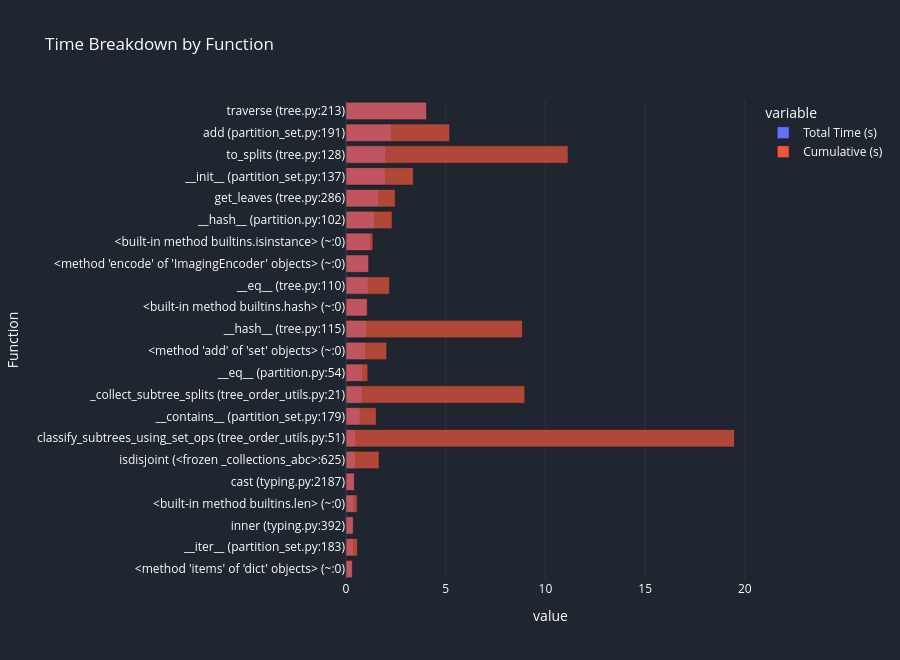
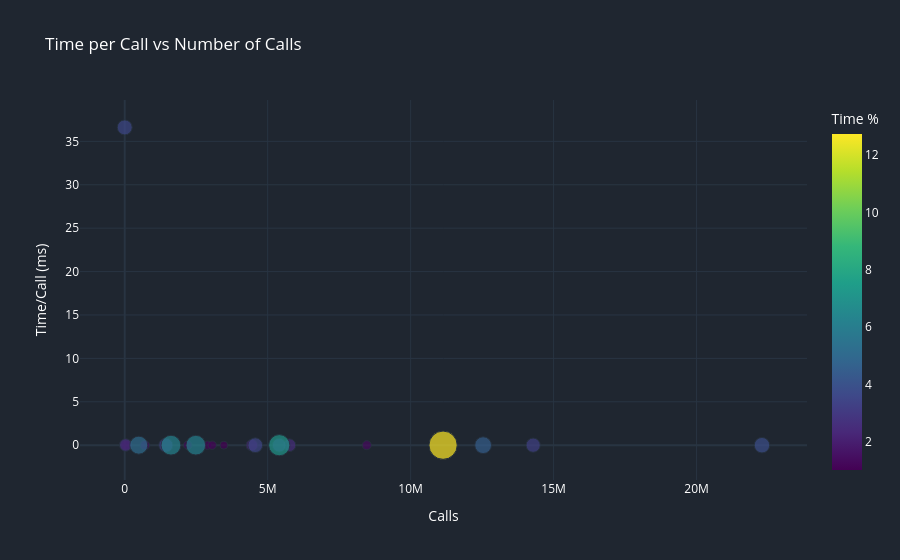
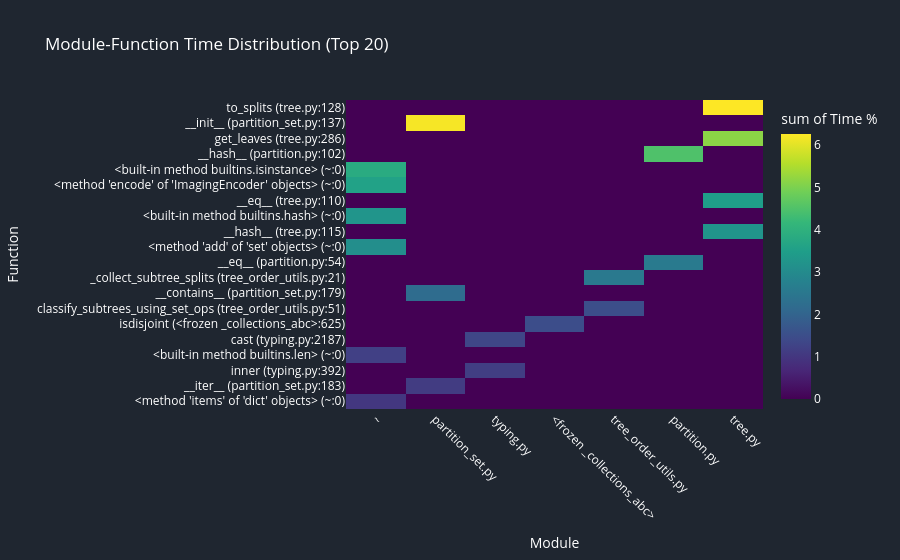

Notebook code for these charts, in order:
### Markdown cell above
## Benchmark: Fiedler Ordering + Classical Propagation Algorithm
This cell benchmarks the effect of applying consensus Fiedler (spectral) ordering as a preprocessing step, followed by the classical propagation algorithm, and compares it to other methods.

### Code cell
from brancharchitect.leaforder.benchmark_utilities import profile_and_visualize

file_path = "./../data//alltrees/alltrees.trees.newick"
# Optionally, visualize or profile
profile_and_visualize(
    filepath=file_path,
    bidirectional=False,
    n_iterations=20,
)

### Figure 1 — Plotly figure (JSON) as saved in the notebook; plotly's stock layout.template omitted (floating-point values rounded to 4 significant figures)
{"data": [{"alignmentgroup": "True", "hovertemplate": "variable=Total Time (s)<br>value=%{x}<br>Function=%{y}<extra></extra>", "legendgroup": "Total Time (s)", "marker": {"color": "#636efa", "opacity": 0.7, "pattern": {"shape": ""}}, "name": "Total Time (s)", "offsetgroup": "Total Time (s)", "orientation": "h", "showlegend": true, "textposition": "auto", "type": "bar", "x": [0.3221, 0.3565, 0.3651, 0.383, 0.4216, 0.4726, 0.4771, 0.6984, 0.8045, 0.8143, 0.9736, 1.026, 1.03, 1.105, 1.135, 1.215, 1.423, 1.633, 1.963, 1.985, 2.274, 4.035], "xaxis": "x", "y": ["<method 'items' of 'dict' objects> (~:0)", "__iter__ (partition_set.py:183)", "inner (typing.py:392)", "<built-in method builtins.len> (~:0)", "cast (typing.py:2187)", "isdisjoint (<frozen _collections_abc>:625)", "classify_subtrees_using_set_ops (tree_order_utils.py:51)", "__contains__ (partition_set.py:179)", "_collect_subtree_splits (tree_order_utils.py:21)", "__eq__ (partition.py:54)", "<method 'add' of 'set' objects> (~:0)", "__hash__ (tree.py:115)", "<built-in method builtins.hash> (~:0)", "__eq__ (tree.py:110)", "<method 'encode' of 'ImagingEncoder' objects> (~:0)", "<built-in method builtins.isinstance> (~:0)", "__hash__ (partition.py:102)", "get_leaves (tree.py:286)", "__init__ (partition_set.py:137)", "to_splits (tree.py:128)", "add (partition_set.py:191)", "traverse (tree.py:213)"], "yaxis": "y"}, {"alignmentgroup": "True", "hovertemplate": "variable=Cumulative (s)<br>value=%{x}<br>Function=%{y}<extra></extra>", "legendgroup": "Cumulative (s)", "marker": {"color": "#EF553B", "opacity": 0.7, "pattern": {"shape": ""}}, "name": "Cumulative (s)", "offsetgroup": "Cumulative (s)", "orientation": "h", "showlegend": true, "textposition": "auto", "type": "bar", "x": [0.3221, 0.5748, 0.3654, 0.5645, 0.4216, 1.66, 19.48, 1.517, 8.967, 1.094, 2.04, 8.848, 1.079, 2.185, 1.135, 1.349, 2.309, 2.47, 3.377, 11.13, 5.199, 4.041], "xaxis": "x", "y": ["<method 'items' of 'dict' objects> (~:0)", "__iter__ (partition_set.py:183)", "inner (typing.py:392)", "<built-in method builtins.len> (~:0)", "cast (typing.py:2187)", "isdisjoint (<frozen _collections_abc>:625)", "classify_subtrees_using_set_ops (tree_order_utils.py:51)", "__contains__ (partition_set.py:179)", "_collect_subtree_splits (tree_order_utils.py:21)", "__eq__ (partition.py:54)", "<method 'add' of 'set' objects> (~:0)", "__hash__ (tree.py:115)", "<built-in method builtins.hash> (~:0)", "__eq__ (tree.py:110)", "<method 'encode' of 'ImagingEncoder' objects> (~:0)", "<built-in method builtins.isinstance> (~:0)", "__hash__ (partition.py:102)", "get_leaves (tree.py:286)", "__init__ (partition_set.py:137)", "to_splits (tree.py:128)", "add (partition_set.py:191)", "traverse (tree.py:213)"], "yaxis": "y"}], "layout": {"barmode": "overlay", "font": {"color": "#ffffff"}, "height": 660, "legend": {"title": {"text": "variable"}, "tracegroupgap": 0}, "paper_bgcolor": "#1f2630", "plot_bgcolor": "#1f2630", "title": {"text": "Time Breakdown by Function"}, "xaxis": {"anchor": "y", "domain": [0, 1], "title": {"text": "value"}}, "yaxis": {"anchor": "x", "domain": [0, 1], "title": {"text": "Function"}}}}

### Figure 2 — Plotly figure (JSON) as saved in the notebook; plotly's stock layout.template omitted (floating-point values rounded to 4 significant figures)
{"data": [{"customdata": [["<method 'items' of 'dict' objects> (~:0)"], ["__iter__ (partition_set.py:183)"], ["inner (typing.py:392)"], ["<built-in method builtins.len> (~:0)"], ["cast (typing.py:2187)"], ["isdisjoint (<frozen _collections_abc>:625)"], ["classify_subtrees_using_set_ops (tree_order_utils.py:51)"], ["__contains__ (partition_set.py:179)"], ["_collect_subtree_splits (tree_order_utils.py:21)"], ["__eq__ (partition.py:54)"], ["<method 'add' of 'set' objects> (~:0)"], ["__hash__ (tree.py:115)"], ["<built-in method builtins.hash> (~:0)"], ["__eq__ (tree.py:110)"], ["<method 'encode' of 'ImagingEncoder' objects> (~:0)"], ["<built-in method builtins.isinstance> (~:0)"], ["__hash__ (partition.py:102)"], ["get_leaves (tree.py:286)"], ["__init__ (partition_set.py:137)"], ["to_splits (tree.py:128)"], ["add (partition_set.py:191)"], ["traverse (tree.py:213)"]], "hovertemplate": "Calls=%{x}<br>Time/Call (ms)=%{y}<br>Total Time (s)=%{marker.size}<br>Function=%{customdata[0]}<br>Time %=%{marker.color}<extra></extra>", "legendgroup": "", "marker": {"color": [1.016, 1.125, 1.152, 1.209, 1.33, 1.491, 1.506, 2.204, 2.539, 2.57, 3.072, 3.237, 3.249, 3.487, 3.581, 3.833, 4.49, 5.152, 6.195, 6.264, 7.175, 12.73], "coloraxis": "coloraxis", "size": [0.3221, 0.3565, 0.3651, 0.383, 0.4216, 0.4726, 0.4771, 0.6984, 0.8045, 0.8143, 0.9736, 1.026, 1.03, 1.105, 1.135, 1.215, 1.423, 1.633, 1.963, 1.985, 2.274, 4.035], "sizemode": "area", "sizeref": 0.01009, "symbol": "circle"}, "mode": "markers", "name": "", "orientation": "v", "showlegend": false, "type": "scatter", "x": [3465920, 2893248, 3059792, 2206554, 8465115, 702380, 35119, 4446423, 35119, 5762268, 5404582, 1439574, 14284568, 4566672, 31, 22287439, 12535294, 491109, 2485585, 1616956, 5404512, 11134463], "xaxis": "x", "y": [9.293e-05, 0.0001232, 0.0001193, 0.0001736, 4.981e-05, 0.0006728, 0.01358, 0.0001571, 0.02291, 0.0001413, 0.0001801, 0.0007124, 7.208e-05, 0.0002419, 36.61, 5.45e-05, 0.0001135, 0.003324, 0.0007898, 0.001228, 0.0004207, 0.0003624], "yaxis": "y"}], "layout": {"coloraxis": {"colorbar": {"title": {"text": "Time %"}}, "colorscale": [[0, "#440154"], [0.1111, "#482878"], [0.2222, "#3e4989"], [0.3333, "#31688e"], [0.4444, "#26828e"], [0.5556, "#1f9e89"], [0.6667, "#35b779"], [0.7778, "#6ece58"], [0.8889, "#b5de2b"], [1, "#fde725"]]}, "font": {"color": "#ffffff"}, "legend": {"itemsizing": "constant", "tracegroupgap": 0}, "paper_bgcolor": "#1f2630", "plot_bgcolor": "#1f2630", "title": {"text": "Time per Call vs Number of Calls"}, "xaxis": {"anchor": "y", "domain": [0, 1], "title": {"text": "Calls"}}, "yaxis": {"anchor": "x", "domain": [0, 1], "title": {"text": "Time/Call (ms)"}}}}

### Figure 3 — Plotly figure (JSON) as saved in the notebook; plotly's stock layout.template omitted (floating-point values rounded to 4 significant figures)
{"data": [{"coloraxis": "coloraxis", "histfunc": "sum", "hovertemplate": "Module=%{x}<br>Function=%{y}<br>sum of Time %=%{z}<extra></extra>", "name": "", "type": "histogram2d", "x": ["~", "partition_set.py", "typing.py", "~", "typing.py", "<frozen _collections_abc>", "tree_order_utils.py", "partition_set.py", "tree_order_utils.py", "partition.py", "~", "tree.py", "~", "tree.py", "~", "~", "partition.py", "tree.py", "partition_set.py", "tree.py"], "xaxis": "x", "xbingroup": "x", "y": ["<method 'items' of 'dict' objects> (~:0)", "__iter__ (partition_set.py:183)", "inner (typing.py:392)", "<built-in method builtins.len> (~:0)", "cast (typing.py:2187)", "isdisjoint (<frozen _collections_abc>:625)", "classify_subtrees_using_set_ops (tree_order_utils.py:51)", "__contains__ (partition_set.py:179)", "_collect_subtree_splits (tree_order_utils.py:21)", "__eq__ (partition.py:54)", "<method 'add' of 'set' objects> (~:0)", "__hash__ (tree.py:115)", "<built-in method builtins.hash> (~:0)", "__eq__ (tree.py:110)", "<method 'encode' of 'ImagingEncoder' objects> (~:0)", "<built-in method builtins.isinstance> (~:0)", "__hash__ (partition.py:102)", "get_leaves (tree.py:286)", "__init__ (partition_set.py:137)", "to_splits (tree.py:128)"], "yaxis": "y", "ybingroup": "y", "z": [1.016, 1.125, 1.152, 1.209, 1.33, 1.491, 1.506, 2.204, 2.539, 2.57, 3.072, 3.237, 3.249, 3.487, 3.581, 3.833, 4.49, 5.152, 6.195, 6.264]}], "layout": {"coloraxis": {"colorbar": {"title": {"text": "sum of Time %"}}, "colorscale": [[0, "#440154"], [0.1111, "#482878"], [0.2222, "#3e4989"], [0.3333, "#31688e"], [0.4444, "#26828e"], [0.5556, "#1f9e89"], [0.6667, "#35b779"], [0.7778, "#6ece58"], [0.8889, "#b5de2b"], [1, "#fde725"]]}, "font": {"color": "#ffffff"}, "legend": {"tracegroupgap": 0}, "paper_bgcolor": "#1f2630", "plot_bgcolor": "#1f2630", "title": {"text": "Module-Function Time Distribution (Top 20)"}, "xaxis": {"anchor": "y", "domain": [0, 1], "tickangle": 45, "title": {"text": "Module"}}, "yaxis": {"anchor": "x", "domain": [0, 1], "title": {"text": "Function"}}}}
